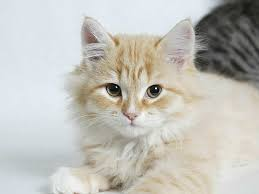
#> input picture cat.jpg, 259 x 194 px
$ jupyter execute --allow-errors DeepLearning.ipynb   (shell and % lines are left out)   (older library calls are emulated)
#> lines starting #> are read from the running program, lines starting #| are printed output that depends on the picture
[cell 1]
import numpy as np
import h5py
import matplotlib.pyplot as plt


plt.rcParams['figure.figsize'] = (5.0, 4.0) # set default size of plots
plt.rcParams['image.interpolation'] = 'nearest'
plt.rcParams['image.cmap'] = 'gray'


np.random.seed(1)

[cell 2]
# [10 lines left out: function initialize_parameters_deep, not called in this run]

[cell 3]
# [41 lines left out: functions sigmoid, relu, linear_forward, linear_activation_forward, L_model_forward, not called in this run]

[cell 4]
# [6 lines left out: function compute_cost, not called in this run]

[cell 5]
# [50 lines left out: functions sigmoid_backward, relu_backward, linear_backward, linear_activation_backward, L_model_backward, not called in this run]

[cell 6]
# [9 lines left out: function update_parameters, not called in this run]

[cell 7]
import scipy
from PIL import Image
from scipy import ndimage

[cell 8]
def load_datasets():
    train_dataset = h5py.File('train_catvnoncat.h5', 'r')
    train_set_x_orig = np.array(train_dataset["train_set_x"][:])
    train_set_y_orig = np.array(train_dataset["train_set_y"][:])

    test_dataset = h5py.File('test_catvnoncat.h5', 'r')
    test_set_x_orig = np.array(test_dataset["test_set_x"][:])
    test_set_y_orig = np.array(test_dataset["test_set_y"][:])

    classes = np.array(train_dataset["list_classes"][:])

    train_set_y_orig = train_set_y_orig.reshape(1, train_set_y_orig.shape[0])
    test_set_y_orig = test_set_y_orig.reshape(1, test_set_y_orig.shape[0])

    return train_set_x_orig, train_set_y_orig, test_set_x_orig, test_set_y_orig, classes

#> (a cell that did not finish here is left out)

#> (a cell that did not finish here is left out)

#> (a cell that did not finish here is left out)

#> (a cell that did not finish here is left out)

#> (a cell that did not finish here is left out)

[cell 14]
# [116 lines left out: functions initialize_parameters, two_layer_model, predict, not called in this run]

[cell 15]
n_x = 12288
n_h = 7
n_y = 1
layer_dims = (n_x, n_h, n_y)

#> (a cell that did not finish here is left out)

#> (a cell that did not finish here is left out)

[cell 18]
layers_dims = [12288, 20, 7, 5, 1] #  4-layer model

[cell 19]
# [22 lines left out: function L_layer_model, not called in this run]

#> (a cell that did not finish here is left out)

#> (a cell that did not finish here is left out)

[cell 22]
from skimage.transform import resize
import imageio
import scipy.misc
my_image = "cat.jpg"
my_label_y = [1]

fname = my_image
image = np.array(imageio.imread(fname))
#> image is the input picture: shape (194, 259, 3); mean R, G, B 193.7, 192.7, 186.4
my_image = resize(image, (64, 64, 3), anti_aliasing=True)
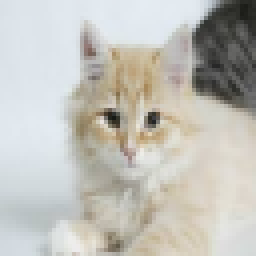
#> my_image: shape (64, 64, 3) float64 (shown 4 times larger); mean R, G, B 0.76, 0.756, 0.731
plt.imshow(my_image)
my_image = my_image.reshape(-1, 1)
#> my_image = 12288 values, max 0.954 at index 1088, min 0.0832 at index 5654, mean 0.749
#> (the rest of this cell did not finish here and is left out)
